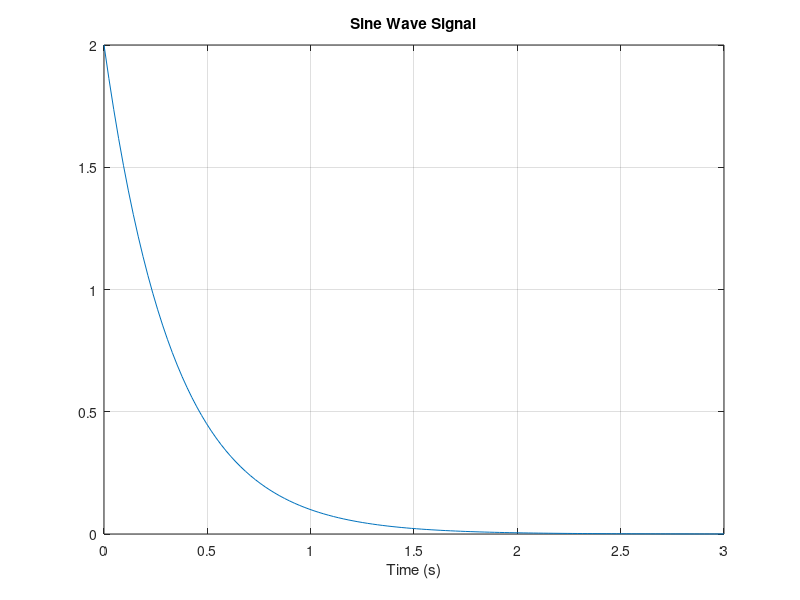
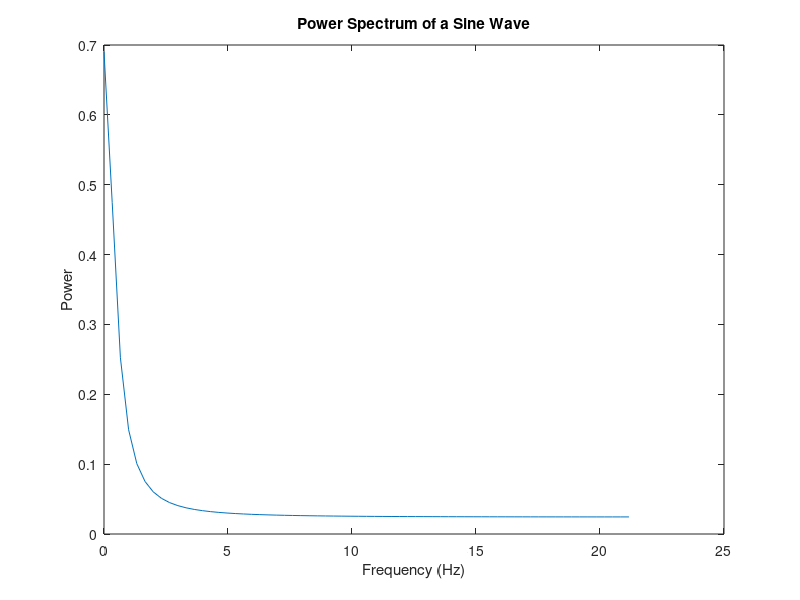

Reproduce these figures in MATLAB, in order.
% math_fft_01.m

% Fast Fourier Transform: decomposing a time series into
%  frequency components

% Ian Cooper
% email: ian.cooper@sydney.edu.au
% School of Physics, University of Sydney
% 180712 / Matlab version R2018a

% DOING PHYSICS WITH MATLAB 
%    ../mphome.htm

clear 
close all
clc

% INPUTS / FUNCTION y(t) ==============================================

% Number of grid points (power of 2)
   N = 128;
% Time steps
   t = linspace(0,3,N);
% Function 
   y = 2.*exp(-3*t);
% Sampling period
  TS = t(2)-t(1);
% Sampling frequency
  fS = 1/TS;
  f = fS .* (0:N/2)/N;
% Compute fft
  F = fft(y,N);
  
  Fp = F(1:N/2+1).*TS;
  
  
   
%    % Sampling frequency 
%   fS = 150;
% % Amplitude / Period / Number of periods
%   A = 10;
%   fF = 400;
%   nT = 5;
% % Time scale / frequency / function
%   T = 1/fF;
%   t = linspace(0,nT*T);
%   
% 
%   y = A.*sin(2*pi*fF*t);
%   
%   
%   
%   
  
  
%t = 0:1/fS:1; % Time vector of 1 second
%f = 5; % Create a sine wave of f Hz.
%x = sin(2*pi*t*f);


% % 
% nfft = 1024; % Length of FFT
% % Take fft, padding with zeros so that length(X)
% X = fft(y,nfft);
% % FFT is symmetric, throw away second half
% %Power Spectrum of a Sine Wave
% % FFT is symmetric, throw away second half
% X = X(1:nfft/2);
% % Take the magnitude of fft of x
% mx = abs(X);
% % Frequency vector
% f = (0:nfft/2-1)*fS/nfft;


% Generate the plot, title and labels.
figure(1);
plot(t,y);
title('Sine Wave Signal');
xlabel('Time (s)');
grid on

figure(2);
plot(f,Fp);
title('Power Spectrum of a Sine Wave');
xlabel('Frequency (Hz)');
ylabel('Power');
